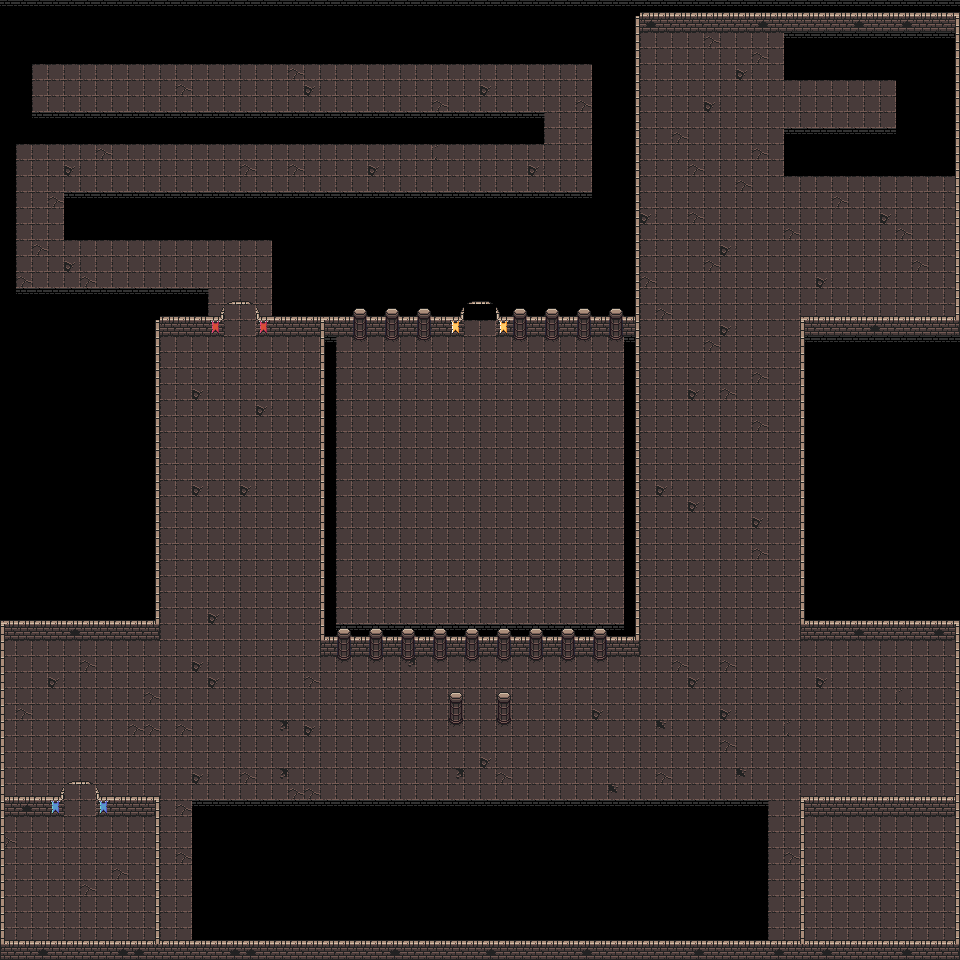

A 2D game scene composited from a Tiled map and its tileset images. What follows is a short description and the map's XML, with each tile layer's data collapsed to a summary:
An orthogonal 60x60 tile map with 16x16 px tiles, 3 tile layers (floor, walls, side-walls) and 340 objects (279x spike, 47x wall, 6x ladder, 3x plate, 2x door, ...).

<map version="1.10" tiledversion="1.10.1" orientation="orthogonal" renderorder="right-down" width="60" height="60" tilewidth="16" tileheight="16" infinite="0" nextlayerid="9" nextobjectid="773">
 <tileset firstgid="1" name="tiles_spritesheet" tilewidth="16" tileheight="16" tilecount="1024" columns="32">
  <image source="tiles_spritesheet.png" width="512" height="512" />
 </tileset>
 <layer id="8" name="floor" width="60" height="60" locked="1">
  <data>[3600 cells, 3533 non-empty, 18 distinct tile ids]</data>
 </layer>
 <layer id="4" name="walls" width="60" height="60">
  <data>[3600 cells, 768 non-empty, 33 distinct tile ids]</data>
 </layer>
 <layer id="1" name="side-walls" width="60" height="60" locked="1">
  <data>[3600 cells, 453 non-empty, 11 distinct tile ids]</data>
 </layer>
 <objectgroup id="3" name="obj" locked="1">
  <object id="10" name="up-wall" type="wall" x="635.333" y="12" width="324.667" height="5" />
  <object id="49" name="wall" type="wall" x="155" y="316" width="69" height="5" />
  <object id="50" name="wall" type="wall" x="0" y="620" width="160" height="5" />
  <object id="51" name="wall" type="wall" x="0" y="796" width="64" height="5" />
  <object id="52" name="wall" type="wall" x="96" y="796" width="64" height="5" />
  <object id="53" name="wall" type="wall" x="800" y="796" width="160" height="5" />
  <object id="54" name="wall" type="wall" x="800" y="620" width="160" height="5" />
  <object id="55" name="wall" type="wall" x="800" y="316" width="160" height="5" />
  <object id="7" name="left-wall" type="wall" x="0" y="620.364" width="5" height="325" />
  <object id="15" name="wall" type="wall" x="155" y="316" width="5" height="308" />
  <object id="19" name="wall" type="wall" x="155" y="796" width="5" height="150" />
  <object id="20" name="wall" type="wall" x="800" y="796" width="5" height="150" />
  <object id="17" name="wall" type="wall" x="320" y="316" width="5" height="324" />
  <object id="18" name="wall" type="wall" x="635" y="12" width="5" height="624" />
  <object id="16" name="wall" type="wall" x="800" y="316" width="5" height="308" />
  <object id="9" name="right-wall" type="wall" x="955" y="12" width="5" height="933" />
  <object id="21" name="exit-door" type="exit" x="464" y="304" width="32" height="17">
   <properties>
    <property name="connected" type="int" value="100" />
   </properties>
  </object>
  <object id="22" name="blue-door" type="door" x="64" y="784" width="32" height="17">
   <properties>
    <property name="connected" type="int" value="1" />
   </properties>
  </object>
  <object id="60" name="red-door" type="door" x="224" y="304" width="32" height="17">
   <properties>
    <property name="connected" type="int" value="2" />
   </properties>
  </object>
  <object id="23" name="blue-plate" type="plate" x="848" y="896" width="15.5" height="2">
   <properties>
    <property name="color" value="blue" />
    <property name="connected" type="int" value="1" />
   </properties>
  </object>
  <object id="115" name="red-plate" type="plate" x="864" y="96" width="16" height="2">
   <properties>
    <property name="color" value="red" />
    <property name="connected" type="int" value="2" />
   </properties>
  </object>
  <object id="48" name="ladder" type="ladder" x="816" y="846" width="16" height="2">
   <properties>
    <property name="connected" type="int" value="1" />
   </properties>
  </object>
  <object id="59" name="ladder" type="ladder" x="48" y="80" width="16" height="2">
   <properties>
    <property name="connected" type="int" value="1" />
   </properties>
  </object>
  <object id="111" name="ladder" type="ladder" x="464" y="720" width="16" height="2">
   <properties>
    <property name="connected" type="int" value="2" />
   </properties>
  </object>
  <object id="114" name="ladder" type="ladder" x="480" y="592" width="16" height="2">
   <properties>
    <property name="connected" type="int" value="2" />
   </properties>
  </object>
  <object id="112" name="ladder" type="ladder" x="480" y="720" width="16" height="2">
   <properties>
    <property name="connected" type="int" value="3" />
   </properties>
  </object>
  <object id="113" name="ladder" type="ladder" x="464" y="592" width="16" height="2">
   <properties>
    <property name="connected" type="int" value="3" />
   </properties>
  </object>
  <object id="117" name="spike" type="spike" x="496" y="576" width="16" height="2" />
  <object id="254" name="spike" type="spike" x="560" y="576" width="16" height="2" />
  <object id="712" name="spike" type="spike" x="576" y="576" width="16" height="2" />
  <object id="713" name="spike" type="spike" x="592" y="576" width="16" height="2" />
  <object id="679" name="spike" type="spike" x="559.75" y="608" width="16" height="2" />
  <object id="380" name="spike" type="spike" x="384" y="576" width="16" height="2" />
  <object id="727" name="spike" type="spike" x="384" y="608" width="16" height="2" />
  <object id="258" name="spike" type="spike" x="528" y="576" width="16" height="2" />
  <object id="680" name="spike" type="spike" x="527.75" y="608" width="16" height="2" />
  <object id="689" name="spike" type="spike" x="591.75" y="608" width="16" height="2" />
  <object id="390" name="spike" type="spike" x="416" y="576" width="16" height="2" />
  <object id="728" name="spike" type="spike" x="416" y="608" width="16" height="2" />
  <object id="382" name="spike" type="spike" x="416" y="576" width="16" height="2" />
  <object id="729" name="spike" type="spike" x="416" y="608" width="16" height="2" />
  <object id="141" name="spike" type="spike" x="512" y="576" width="16" height="2" />
  <object id="260" name="spike" type="spike" x="512" y="576" width="16" height="2" />
  <object id="682" name="spike" type="spike" x="511.75" y="608" width="16" height="2" />
  <object id="690" name="spike" type="spike" x="575.75" y="608" width="16" height="2" />
  <object id="391" name="spike" type="spike" x="400" y="576" width="16" height="2" />
  <object id="730" name="spike" type="spike" x="400" y="608" width="16" height="2" />
  <object id="384" name="spike" type="spike" x="400" y="576" width="16" height="2" />
  <object id="731" name="spike" type="spike" x="400" y="608" width="16" height="2" />
  <object id="155" name="spike" type="spike" x="544" y="576" width="16" height="2" />
  <object id="259" name="spike" type="spike" x="544" y="576" width="16" height="2" />
  <object id="684" name="spike" type="spike" x="543.75" y="608" width="16" height="2" />
  <object id="691" name="spike" type="spike" x="607.75" y="608" width="16" height="2" />
  <object id="257" name="spike" type="spike" x="608" y="576" width="16" height="2" />
  <object id="387" name="spike" type="spike" x="448" y="576" width="16" height="2" />
  <object id="324" name="spike" type="spike" x="496" y="464" width="16" height="2" />
  <object id="317" name="spike" type="spike" x="560" y="464" width="16" height="2" />
  <object id="506" name="spike" type="spike" x="384" y="464" width="16" height="2" />
  </objectgroup>
</map>
<!-- 282 of 340 objects omitted -->
